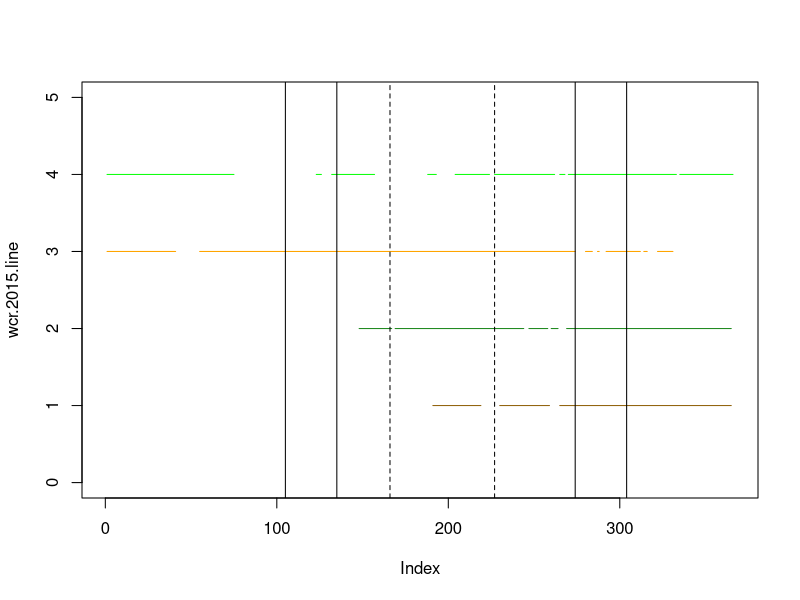

Generate this figure with R: (Note: this script raises an error after producing the figure.)
wcr.2016<-read.csv('WCR_2016_SAPFLUX.csv')
wcr.2015<-read.csv('WCR_2015_SAPFLUX.csv')

syv.2016<-read.csv('SYV_2016_SAPFLUX.csv')
syv.2015<-read.csv('SYV_2015_SAPFLUX.csv')

wcr.2015.day<-aggregate(wcr.2015, by=list(wcr.2015$DOY), FUN=mean, na.action=na.omit)
wcr.2016.day<-aggregate(wcr.2016, by=list(wcr.2016$DOY), FUN=mean, na.action=na.omit)

syv.2015.day<-aggregate(syv.2015, by=list(syv.2015$DOY), FUN=mean, na.action=na.omit)
syv.2016.day<-aggregate(syv.2016, by=list(syv.2016$DOY), FUN=mean, na.action=na.omit)



######
wcr.2015.rg<-which(!is.na(rowMeans(wcr.2015.day[,6:19], na.rm=TRUE)))
wcr.2015.line<-rep(NA, 366)
wcr.2015.line[wcr.2015.rg]<-1

syv.2015.rg<-which(!is.na(rowMeans(syv.2015.day[,6:19], na.rm=TRUE)))
syv.2015.line<-rep(NA, 366)
syv.2015.line[syv.2015.rg]<-2

wcr.2016.rg<-which(!is.na(rowMeans(wcr.2016.day[,6:19], na.rm=TRUE)))
wcr.2016.line<-rep(NA, 366)
wcr.2016.line[wcr.2016.rg]<-3

syv.2016.rg<-which(!is.na(rowMeans(syv.2016.day[,6:19], na.rm=TRUE)))
syv.2016.line<-rep(NA, 366)
syv.2016.line[syv.2016.rg]<-4

plot(wcr.2015.line, type='l', ylim=c(0,5), col='orange4')
lines(syv.2015.line, col='forest green')
lines(wcr.2016.line, col='orange')
lines(syv.2016.line, col='green')

abline(v=105)
abline(v=135)
abline(v=166, lty=2)
abline(v=227, lty=2)
abline(v=274)
abline(v=304)
#####

wcr.flow.doy.info<-aggregate(wcr.flow, by=list(wcr.flow$DOY), FUN=mean, na.action=na.omit)
wcr.flow.doy<-as.matrix(wcr.flow.doy.info[,6:19]*1000000)
wcr.flow.doy[is.na(wcr.flow.doy)]<-NA

syv.flow.doy.info<-aggregate(syv.flow, by=list(syv.flow$DOY), FUN=mean, na.action=na.omit)
syv.flow.doy<-as.matrix(syv.flow.doy.info[,6:25]*1000000)
syv.flow.doy[is.na(syv.flow.doy)]<-NA

syv.tree$CC[c(1,5,11,14,17)]<-c('D','S','I','I','C')



syv.test<-syv.flow.doy[20,]
wcr.test<-wcr.flow.doy[20,]


library(nlme)
syv.dat<-cbind(syv.tree, syv.test)
colnames(syv.dat)<-c(names(syv.dat[,1:10]),"flow")
wcr.dat<-cbind(wcr.tree,wcr.test)
colnames(wcr.dat)<-c(names(wcr.dat[,1:10]),"flow")

comb.dat<-rbind(syv.dat, wcr.dat)

test<-(lm(flow~SPP+BA+CC+Site, data=comb.dat))
#+SPP*DBH+SPP*Site
test1<-(gls(flow~SPP+BA+CC+Site, data=comb.dat, na.action=na.omit))


e<-resid(test1)
f<-fitted(test1)
plot(e~f)
# cc.colvec<-rep('black', 20)
# cc.colvec[syv.tree$CC=='D']<-'light blue'
# cc.colvec[syv.tree$CC=='C']<-'orange'
# cc.colvec[syv.tree$CC=='I']<-'forest green'
# cc.colvec[syv.tree$CC=='S']<-'dark red'

cc.pchvec<-rep(0, 20)
cc.pchvec[syv.tree$CC=='D']<-1
cc.pchvec[syv.tree$CC=='C']<-2
cc.pchvec[syv.tree$CC=='I']<-5
cc.pchvec[syv.tree$CC=='S']<-6


plot(e~f, col=as.character(syv.plot.info$colvec),pch=cc.pchvec)

vf2<-varIdent(form = ~1 | CC)
test2<-gls(flow~SPP+BA+CC+Site, weights=vf2, data=comb.dat, method="REML", na.action=na.omit)

e2<-resid(test2)
f2<-fitted(test2)


test3<-gls(flow~SPP+BA+CC+Site, data=comb.dat, method="REML", na.action=na.omit)

##Fuck it let's see how this changes over the seasons
varholder<-data.frame(matrix(data=NA,nrow=nrow(syv.flow.doy), ncol=10))

for(i in 2:nrow(syv.flow.doy)){
  
  syv.test<-syv.flow.doy[i,]
  wcr.test<-wcr.flow.doy[i,]
  
  syv.dat<-cbind(syv.tree, syv.test)
  colnames(syv.dat)<-c(names(syv.dat[,1:10]),"flow")
  wcr.dat<-cbind(wcr.tree,wcr.test)
  colnames(wcr.dat)<-c(names(wcr.dat[,1:10]),"flow")
  
  comb.dat<-rbind(syv.dat, wcr.dat)
  #Redefine canopy vs noncanopy
  comb.dat$CC<-as.character(comb.dat$CC)
  comb.dat$CC[comb.dat$CC=='D' | comb.dat$CC=='C']<-'C'
  comb.dat$CC[comb.dat$CC=='I' | comb.dat$CC=='S']<-'NC'
  
  if(!is.na(mean(comb.dat$flow[comb.dat$Site=='WCR'], na.rm=TRUE)) & !is.na(mean(comb.dat$flow[comb.dat$Site=='SYV'], na.rm=TRUE))){
  mod<-gls(flow~SPP+CC+BA, data=comb.dat, na.action=na.omit)
  varholder[i,]<-as.numeric(unname(mod[[4]])[2:11])
  }else{varholder[i,]<-NA}
  
}

names<-names(mod[[4]])[2:11]
colnames(varholder)<-names

for (i in ncol(varholder)){
  if(!is.na(mean(varholder[,i]))){
  plot(varholder[,i], main=colnames(varholder)[i])
  }
}


##Let's try this with each day a data point



        